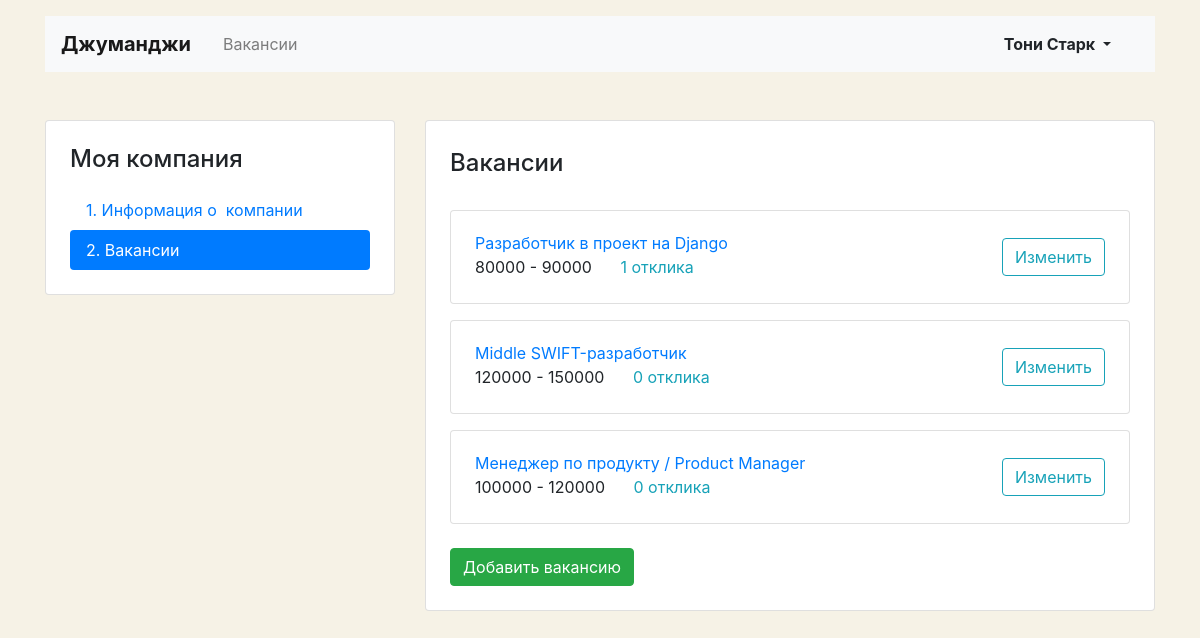
The app's page /mycompany/vacancies/ (signed in) with its own data.
### vacancies/models.py (models this page shows, shortened)
class Vacancy(models.Model):
    title = models.CharField(max_length=255, verbose_name='Название вакансии')
    specialty = models.ForeignKey(
        'Specialty',
        verbose_name='Специализация',
        on_delete=models.CASCADE,
        related_name="vacancies",
    )
    company = models.ForeignKey(
        'Company',
        verbose_name='Компания',
        on_delete=models.CASCADE,
        related_name="vacancies",
    )
    skills = models.CharField(max_length=255, verbose_name='Навыки')
    description = models.TextField(verbose_name='Описание')
    salary_min = models.PositiveIntegerField(verbose_name='Зарплата от')
    salary_max = models.PositiveIntegerField(verbose_name='Зарплата до')
    published_date = models.DateField(auto_now_add=True)
    class Meta:
        verbose_name = 'Вакансию'
        verbose_name_plural = 'Вакансии'

### vacancies/views/my_company.py (the view)
# urls.py: path('mycompany/vacancies/', MyVacancies.as_view(), name='my_vacancies'),
class MyVacancies(LoginRequiredMixin, View):
    def get(self, request, *args, **kwargs):
        vacancies = Vacancy.objects.prefetch_related('applications').filter(company__owner=request.user)
        context = {'vacancies': vacancies}
        return render(request, 'my_company/vacancy-list.html', context)

### vacancies/templates/my_company/vacancy-list.html (shortened to what this page needs)
{% extends 'my_company/mycompany_base.html' %}
 {% block mycompany %}
      <div class="col-12 col-lg-8">
        <div class="card">
          <div class="card-body px-4 pb-4">
            <section class="tab-pane fade show active">
              <h2 class="h4 pt-2 pb-3">Вакансии</h2>
            {% if vacancies %}
              {% for vacancy in vacancies %}
              <div class="card mt-3">
                <div class="card-body px-4">
                  <div class="row align-items-center">
                    <div class="col-6 col-lg-8">
                      <a href="{% url 'vacancy' vacancy.pk %}" class="mb-1">{{ vacancy.title }}</a>
                      <p class="mb-1">
                        <span class="mr-4">{{ vacancy.salary_min }} - {{ vacancy.salary_max }}</span>
                          <a href="{% url 'my_one_vacancy' vacancy.pk %}#application" class="text-info">
                          {{ vacancy.applications.count }} отклика</a>
                      </p>
                    </div>
                    <div class="col-6 col-lg-4 text-right">
                      <a href="{% url 'my_one_vacancy' vacancy.pk %}" class="btn btn-outline-info">Изменить</a>
                    </div>
                  </div>
                </div>
              </div>
              {% endfor %}
                {% else %}
                <div class="alert alert-success" role="alert">
                    У вас пока еще нет вакансий, но вы можете их добавить!
                </div>
            {% endif %}
                <br>
            <a class="btn btn-success" href="{% url 'vacancies_create' %}" role="button">Добавить вакансию</a>
            </section>
          </div>
        </div>
      </div>
{% endblock %}

### vacancies/templates/base.html (shortened to what this page needs)
<!DOCTYPE html>
<html lang="ru">
<head>
  <link rel="stylesheet" href="https://stackpath.bootstrapcdn.com/bootstrap/4.3.1/css/bootstrap.min.css">
</head>
<body>
<header class="container mt-3">
    <nav class="navbar navbar-expand-lg navbar-light bg-light">
      <a class="navbar-brand mr-4 font-weight-bold" href="{% url 'main' %}">Джуманджи</a>
      <div class="collapse navbar-collapse justify-content-between" id="navbarNav">
        <ul class="navbar-nav col-10">
          <li class="nav-item">
            <a class="nav-link" href="{% url 'vacancies' %}">Вакансии</a>
          </li>
        </ul>
        <ul class="navbar-nav col-2 justify-content-end">
            <li class="nav-item active">
              {% if user.is_authenticated %}
            <div class="btn-group">
              <button type="button" class="btn dropdown-toggle font-weight-bold" data-toggle="dropdown" aria-haspopup="true" aria-expanded="false">
                {{ user.first_name }} {{ user.last_name }}
              </button>
            </div>
          </li>
                      {% else %}
   <a href="{% url 'login' %}" class="nav-link font-weight-bold">Вход</a>
            {% endif %}
        </ul>
      </div>
    </nav>
  </header>
{% block content %}
{% endblock %}
</body>
</html>

### vacancies/templates/my_company/mycompany_base.html (style rules this page uses)
body { background-color: #F6F2E6; }

### records on screen
Vacancy: title "Разработчик в проект на Django", salary_min "80000", salary_max "90000", applications.count "1"
Vacancy: title "Middle SWIFT-разработчик", salary_min "120000", salary_max "150000", applications.count "0"
Vacancy: title "Менеджер по продукту / Product Manager", salary_min "100000", salary_max "120000", applications.count "0"

### other values on screen
{{ user.first_name }} "Тони"
{{ user.last_name }} "Старк"
